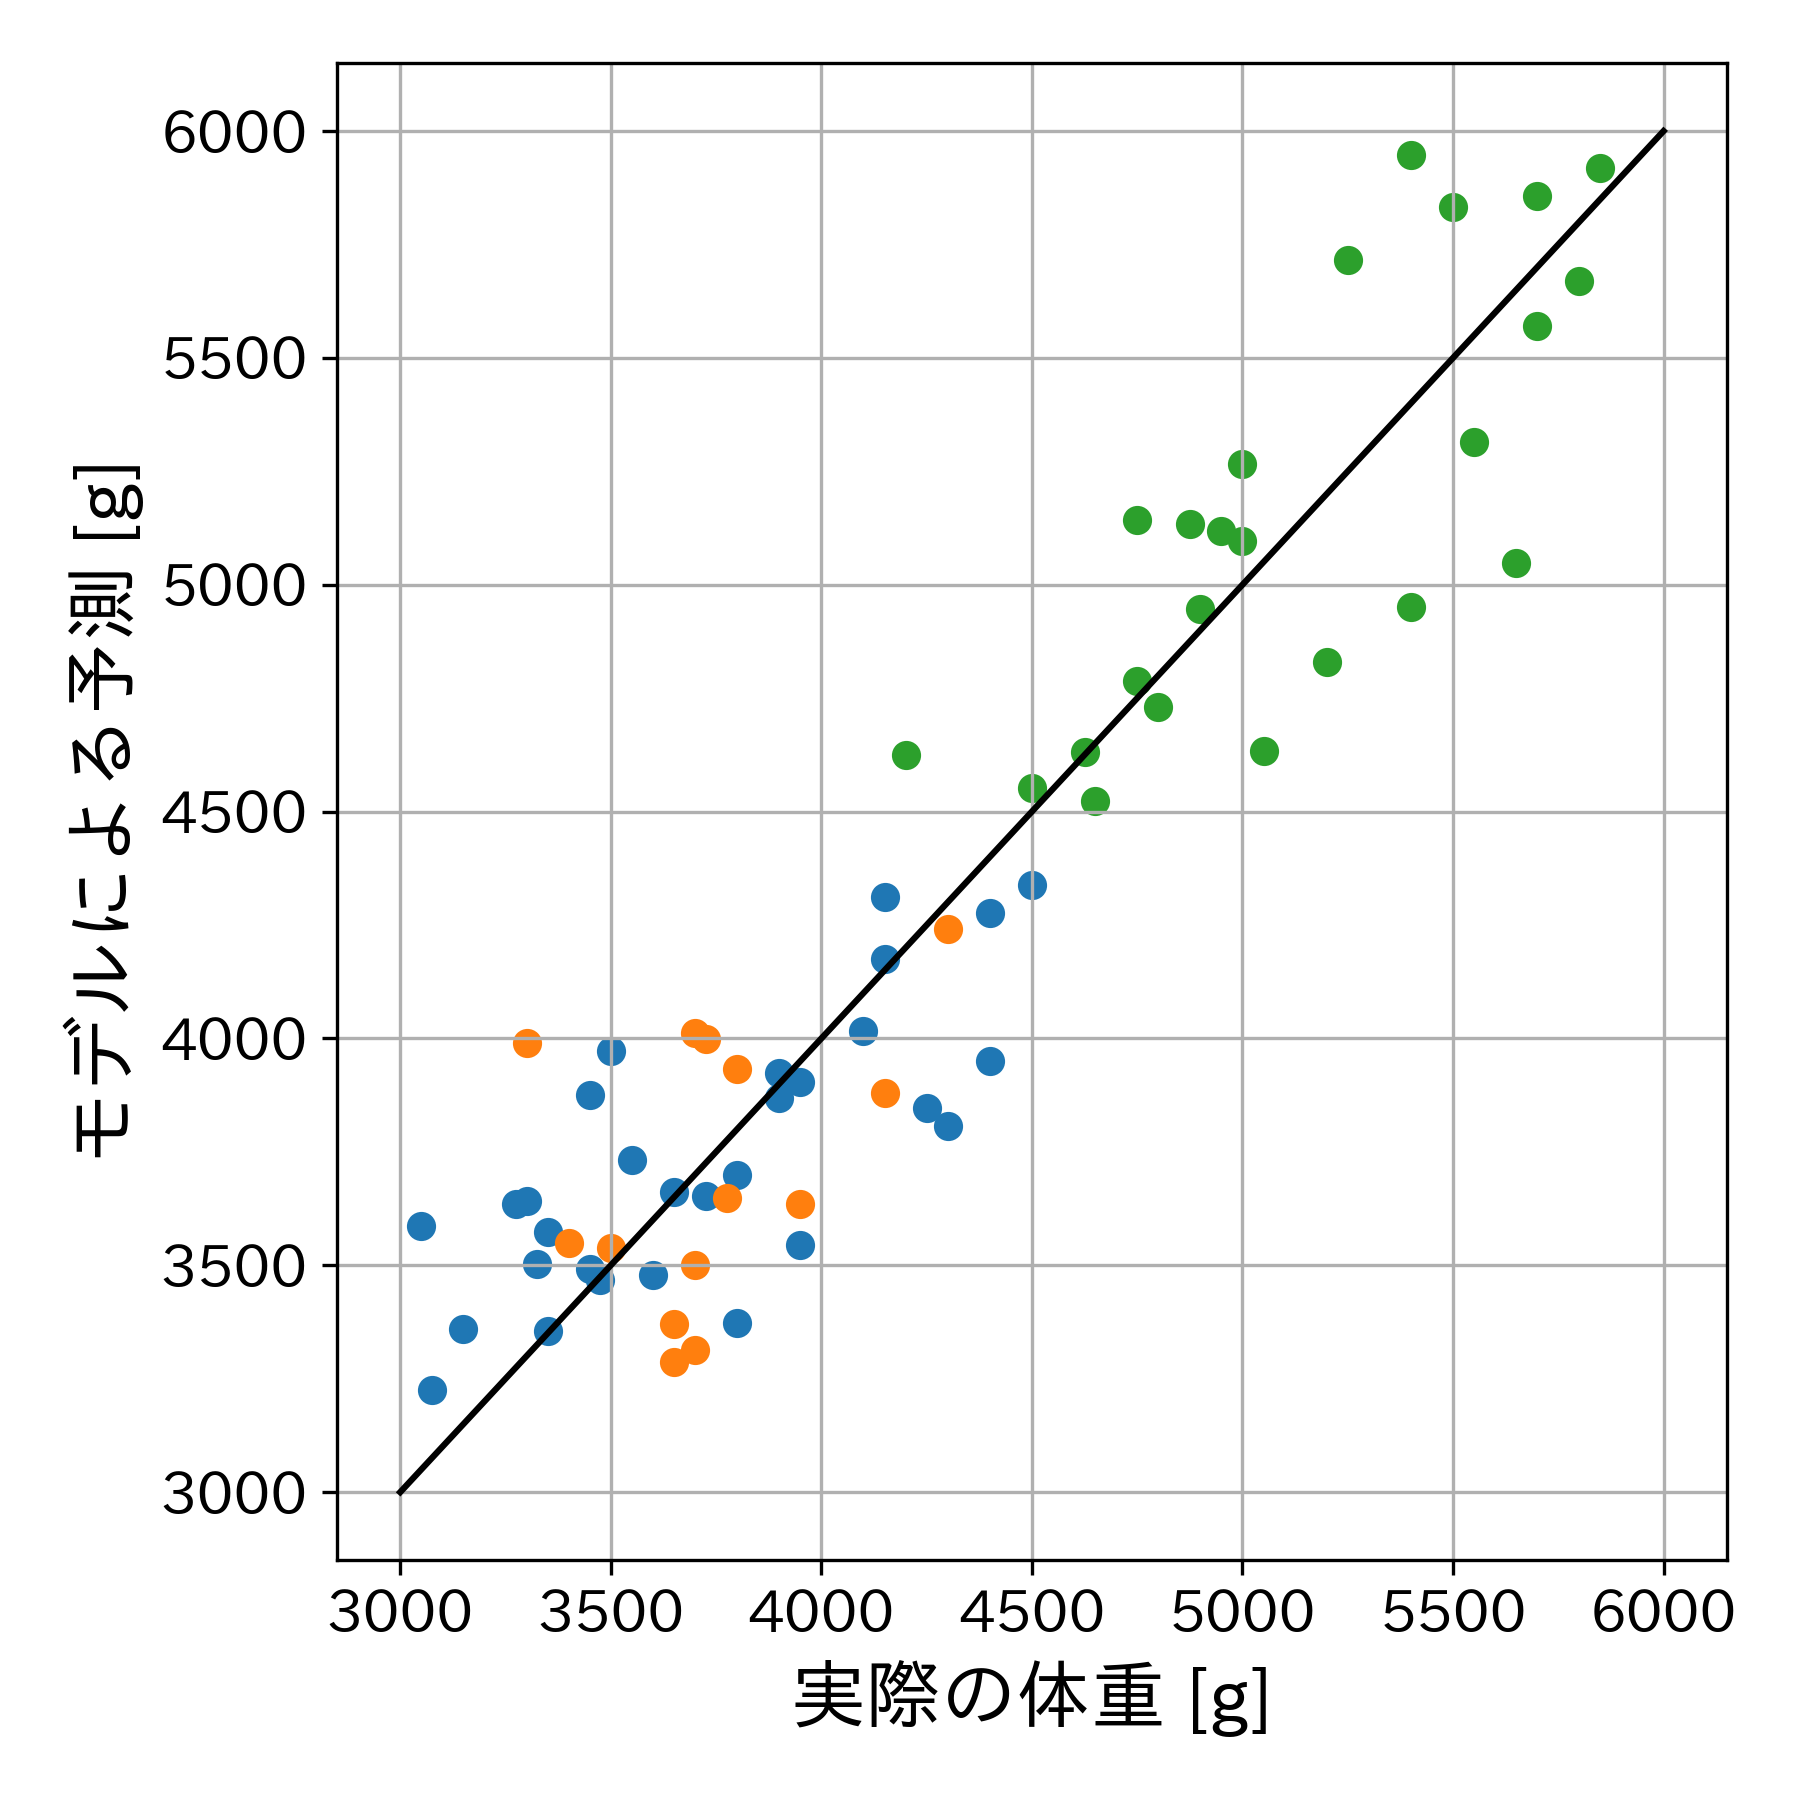

Recreate this plot in Python.
import seaborn as sns
import matplotlib.pyplot as plt
import japanize_matplotlib
from sklearn.model_selection import train_test_split
from sklearn.linear_model import LinearRegression
from sklearn.metrics import mean_squared_error
import matplotlib.cm as cm

plt.rcParams["font.size"] = 14

# データの読み込み
penguins = sns.load_dataset("penguins")

# データを種類ごとに分割
species_list = penguins['species'].unique()

# 図の初期化
plt.figure(figsize=(6, 6))  # 図の大きさを正方形に変更

# 'tab10'カラーマップの取得
cmap = cm.get_cmap('tab10')

for idx, species in enumerate(species_list):
    # 種類ごとにデータをフィルタリング
    penguins_species = penguins[penguins['species'] == species].copy()

    # 欠損値の処理
    penguins_species.dropna(inplace=True)

    # 特徴量とターゲットを定義
    X = penguins_species[['bill_length_mm', 'bill_depth_mm', 'flipper_length_mm']]
    y = penguins_species['body_mass_g']

    # データの分割
    X_train, X_test, y_train, y_test = train_test_split(X, y, test_size=0.2, random_state=42)

    # モデルの作成と学習
    model = LinearRegression()
    model.fit(X_train, y_train)

    # 予測
    predictions = model.predict(X_test)

    # 真の値と予測結果の散布図をプロット
    plt.scatter(y_test, predictions, color=cmap(idx), alpha=1.0, label=species)

    # RMSEを計算
    rmse = mean_squared_error(y_test, predictions, squared=False)
    print(f'Root Mean Squared Error for {species}: {rmse}')

# x=y line
plt.plot([3000, 6000], [3000, 6000], color='black')

# 描画範囲を限定
# plt.xlim(2500, 6500)
# plt.ylim(2500, 6500)

plt.xlabel('実際の体重 [g]', fontsize=18)
plt.ylabel('モデルによる予測 [g]', fontsize=18)
# plt.title('Scatter plot of True vs Predicted values for all species')
plt.grid(True)
# plt.legend()
# plt.axis('equal')
plt.tight_layout()
plt.savefig('3_3_3_prediction_scatter.png', dpi=300)
plt.savefig('3_3_3_prediction_scatter.svg', dpi=300)

plt.show()
